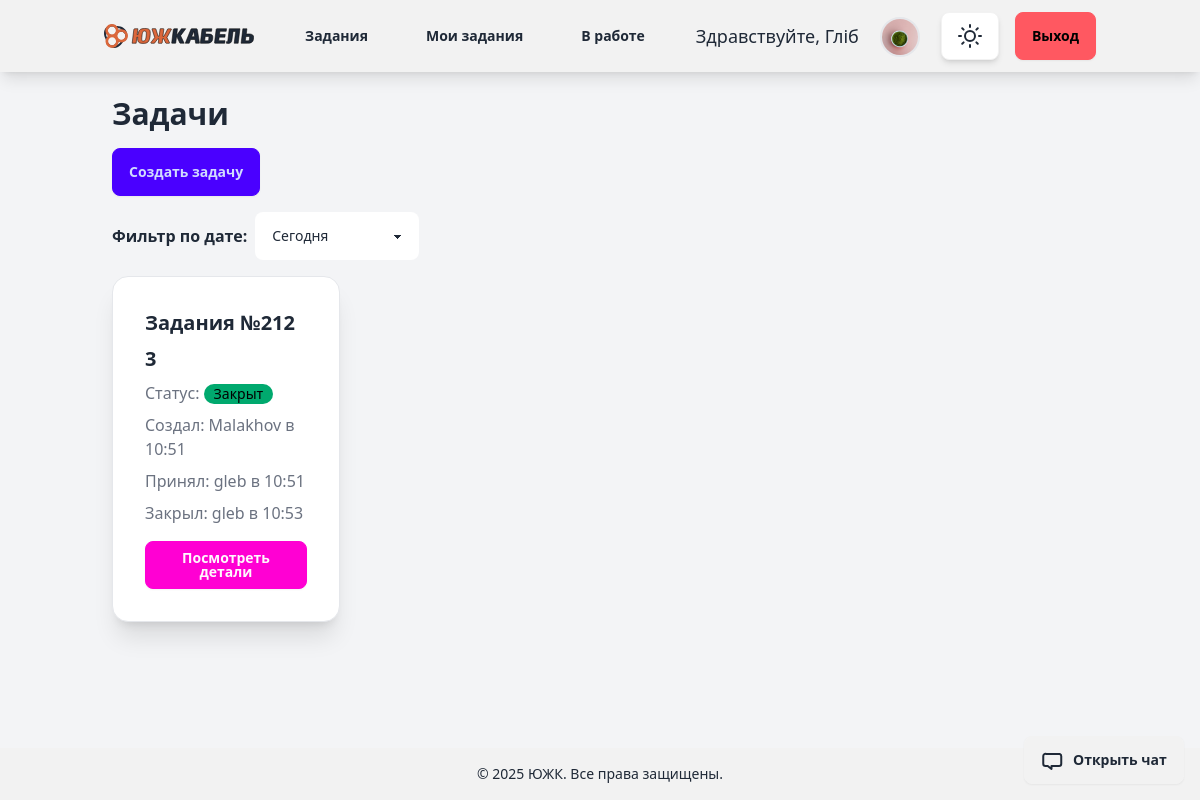
/ (signed in), run on the app's committed database.
### account/models.py (models this page shows, shortened)
class CustomUser(AbstractUser):
    department = models.ForeignKey(Department, on_delete=models.SET_NULL, null=True, blank=True)
    position = models.ForeignKey(Position, on_delete=models.SET_NULL, null=True, blank=True, related_name="users")

class Profile(models.Model):
    user = models.OneToOneField(settings.AUTH_USER_MODEL, on_delete=models.CASCADE)
    date_of_birthday = models.DateField(blank=True, null=True)
    photo = models.ImageField(upload_to='users/%Y/%m/%d/', blank=True)
    number = models.CharField(max_length=10, blank=True, null=True)

### tickets/models.py (models this page shows, shortened)
class Ticket(models.Model):
    STATUS_CHOICES = [
        ('open', 'Open'),
        ('in_progress', 'In Progress'),
        ('closed', 'Closed'),
    ]
    title = models.CharField(max_length=200)
    description = models.TextField()
    status = models.CharField(max_length=20, choices=STATUS_CHOICES, default='open')
    created_by = models.ForeignKey(CustomUser, on_delete=models.CASCADE, related_name='tickets_created')
    accepted_by = models.ForeignKey(CustomUser, on_delete=models.CASCADE, related_name='tickets_accepted', null=True,
                                    blank=True)
    department = models.ForeignKey(Department, on_delete=models.CASCADE, related_name='tickets', null=True, blank=True)
    position = models.ForeignKey(Position, on_delete=models.CASCADE, related_name='tickets', null=True, blank=True)
    old_department = models.ForeignKey(Department, on_delete=models.SET_NULL, related_name='old_department', null=True, blank=True)
    old_position = models.ForeignKey(Position, on_delete=models.SET_NULL, related_name='old_position', null=True, blank=True)
    attachment = models.FileField(upload_to='tickets/', null=True, blank=True)
    created_at = models.DateTimeField(auto_now_add=True)
    accepted_at = models.DateTimeField(null=True, blank=True)
    closed_at = models.DateTimeField(null=True, blank=True)
    updated_at = models.DateTimeField(auto_now=True)
    completion_comment = models.TextField(null=True, blank=True)

### tickets/views.py (the view)
# urls.py: path('', views.ticket_list, name='ticket_list'),
@login_required
def ticket_list(request):
    user = request.user
    chat_id = None
    tickets = Ticket.objects.filter(
        department=user.department,
        position=user.position
    )
    time_filter = request.GET.get('time_filter', 'today')  # Default to 'today'
    if time_filter == 'today':
        tickets = tickets.filter(created_at__date=timezone.now().date())
    elif time_filter == 'week':
        start_of_week = timezone.now() - timedelta(days=timezone.now().weekday())
        tickets = tickets.filter(created_at__gte=start_of_week)
    elif time_filter == 'month':
        tickets = tickets.filter(created_at__year=timezone.now().year,
                                 created_at__month=timezone.now().month)
    chat = Chat.objects.filter(
        Q(ticket__accepted_by=user) | Q(ticket__created_by=user), is_active=True
    ).first()
    chat_id = chat.ticket.id if chat else None
    return render(request, 'tickets/ticket_list.html', {
        'tickets': tickets,
        'chat_id': chat_id
    })

### templates/tickets/ticket_list.html (shortened to what this page needs)
{% extends "blog/base.html" %}
{% block content1 %}
<div class="container mx-auto p-6">
    <h2 class="text-3xl font-bold mb-4">Задачи</h2>
    <a href="{% url 'tickets:create_ticket' %}" class="btn btn-primary mb-4">Создать задачу</a>
    <form method="get" class="mb-4">
        <div class="flex gap-2 items-center">
            <label class="font-semibold">Фильтр по дате:</label>
            <select name="time_filter" class="select select-bordered" onchange="this.form.submit()">
                <option value="today" {% if request.GET.time_filter == "today" %}selected{% endif %}>Сегодня</option>
            </select>
        </div>
    </form>
    <div id="ticket-container" class="transition-all duration-300 w-full lg:w-3/4 pr-4">
        <div class="grid grid-cols-1 md:grid-cols-2 lg:grid-cols-3 gap-4">
            {% for ticket in tickets %}
            <div class="card bg-base-100 shadow-xl border border-gray-200" data-ticket-id="{{ ticket.id }}">
                <div class="card-body">
                    <h2 class="card-title text-xl font-semibold">Задания №{{ ticket.id }}</h2>
                    <h3 class="card-title text-xl font-semibold">{{ ticket.title }}</h3>
                    <p class="text-gray-500">Статус:
                        <span class="badge
                            {% if ticket.status == 'open' %}badge-error
                            {% elif ticket.status == 'in_progress' %}badge-warning
                            {% else %}badge-success
                            {% endif %}">
                            {% if ticket.status == 'open' %}Открыт
                            {% elif ticket.status == 'in_progress' %}В процессе
                            {% else %}Закрыт
                            {% endif %}
                        </span>
                    </p>
                    <p class="text-gray-500">Создал:
                        {{ ticket.created_by.username }} в {{ ticket.created_at|date:"H:i" }}
                    </p>
                    <p class="text-gray-500">Принял:
                        {% if ticket.accepted_by %}
                            {{ ticket.accepted_by.username }} в {{ ticket.accepted_at|date:"H:i" }}
                        {% else %}
                            {{ ticket.accepted_by.username|default:"На данный момент не принята" }}
                        {% endif %}
                    </p>
                    <p class="text-gray-500">
                        {% if ticket.closed_at %}
                                Закрыл: {{ ticket.accepted_by.username }} в {{ ticket.closed_at|date:"H:i" }}
                        {% endif %}
                    </p>
                    <a href="{% url 'tickets:ticket_detail' ticket.id %}" class="btn btn-secondary mt-2">Посмотреть детали</a>
                </div>
            </div>
            {% endfor %}
        </div>
    </div>
</div>
{% if chat_id %}
    <button id="open-chat-btn" class="btn btn-accent open-chat fixed bottom-4 right-4" class="btn btn-accent fixed bottom-4 right-4" data-ticket-id="{{ chat_id }}">
        <span>Открыть чат</span>
    </button>
{% endif %}
{% endblock %}

### templates/blog/base.html (shortened to what this page needs)
{% load static %}
{% load tailwind_tags %}
<!DOCTYPE html>
<html lang="ru">
<head>
    {% tailwind_css %}
    <script src="https://cdn.tailwindcss.com"></script>
</head>
<body class="bg-gray-100 theme-transition min-h-screen flex flex-col">
    <nav class="bg-base-200 shadow-lg sticky top-0 z-10">
        <div class="container mx-auto px-4 py-3 flex justify-between items-center">
            <a href="{% url 'tickets:ticket_list_created_by' %}">
                <img id="lightLogo" src="/media/tickets/logo-ru-x-light.svg" alt="Company Logo" width="150">
            </a>
            {% if request.user.is_authenticated %}
            <div class="hidden md:flex items-center space-x-6">
                <a href="{% url 'tickets:ticket_list' %}" class="btn btn-ghost hover:bg-base-300">Задания</a>
                <a href="{% url 'tickets:ticket_list_created_by' %}" class="btn btn-ghost hover:bg-base-300">Мои задания</a>
                <a href="{% url 'tickets:ticket_list_accepted_by' %}" class="btn btn-ghost hover:bg-base-300">В работе</a>
            </div>
            <div class="flex items-center space-x-4">
                <span class="text-lg hidden md:inline">Здравствуйте, {{ request.user.first_name|default:request.user.username }}</span>
                <a href="{% url 'account:user_profile' %}" class="btn btn-ghost p-1 hover:ring-2 hover:ring-primary rounded-full transition-all">
                    {% if request.user.profile.photo %}
                        <img src="{{ request.user.profile.photo.url }}" alt="Profile Picture"
                            class="w-10 h-10 rounded-full border-2 border-primary object-cover">
                    {% else %}
                        <img src="/media/tickets/def.png" alt="Default Profile Picture"
                            class="w-10 h-10 rounded-full border-2 border-gray-300 object-cover">
                    {% endif %}
                </a>
                <button id="theme-toggle-btn" class="btn btn-circle bg-base-100 hover:bg-base-300 shadow-md transition-all">
                </button>
                <form action="{% url 'account:logout' %}" method="post" class="inline">
                    <button type="submit" class="btn btn-error hover:btn-error-focus transition-colors">Выход</button>
                </form>
            </div>
            {% else %}
            <div>
                <a href="{% url 'account:login' %}" class="btn btn-primary hover:bg-primary-focus transition-colors">Вход</a>
            </div>
            {% endif %}
        </div>
    </nav>
    {% block content1 %}
    {% endblock %}
    <footer class="bg-base-200 p-4 text-center text-sm mt-auto">
        <div class="container mx-auto">
            <p>© 2025 ЮЖК. Все права защищены.</p>
        </div>
    </footer>
</body>
</html>

### templates/blog/base.html (style rules this page uses)
.theme-transition { transition: background-color 0.3s ease, color 0.3s ease, border-color 0.3s ease; }

### data on the page
CustomUser: user.first_name "Гліб", user.profile.photo (picture)
Ticket: id "212", title "3", status "Закрыт", created_by.username "Malakhov", created_at "10:51", accepted_by.username "gleb", accepted_at "10:51", closed_at "10:53"
